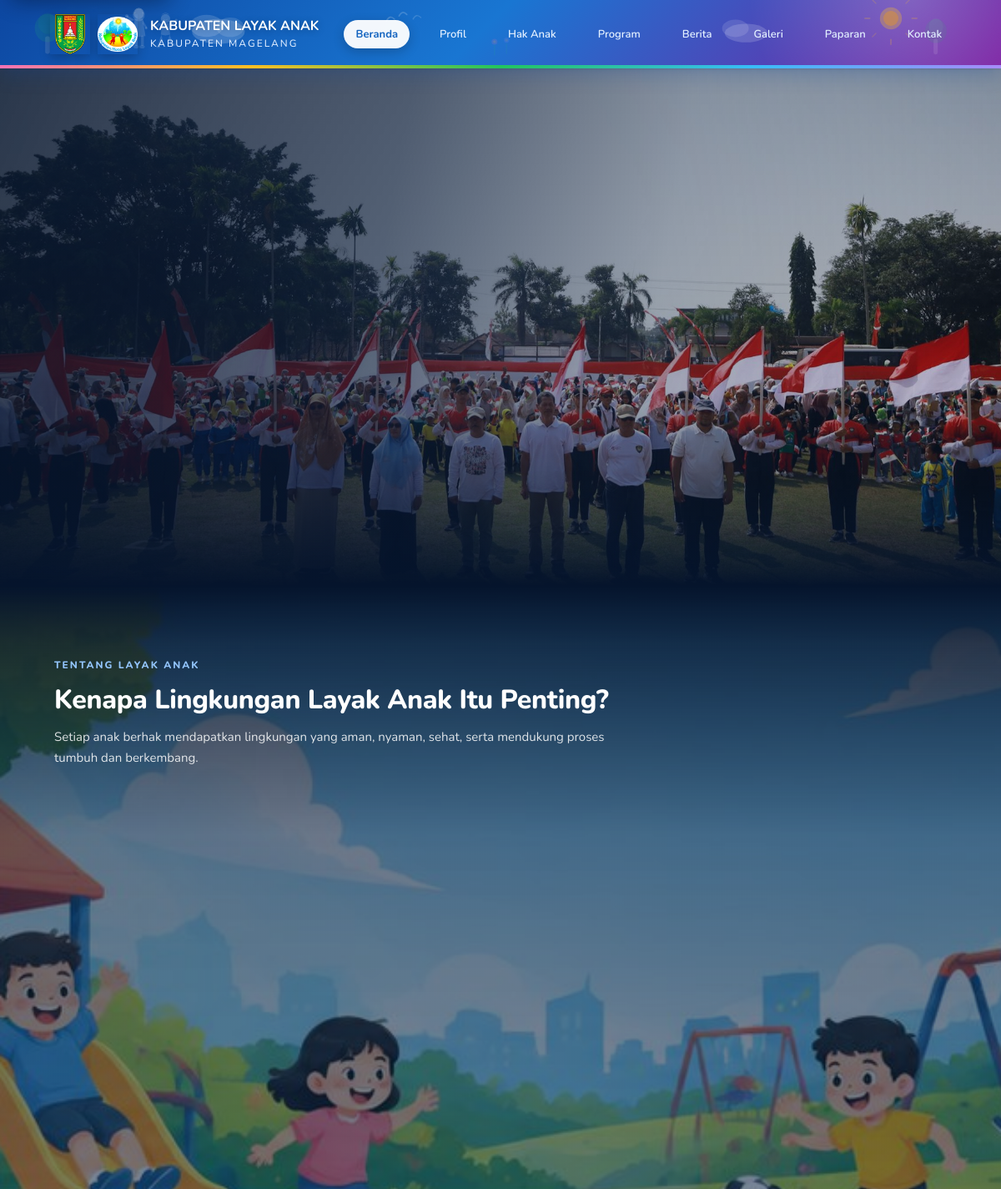
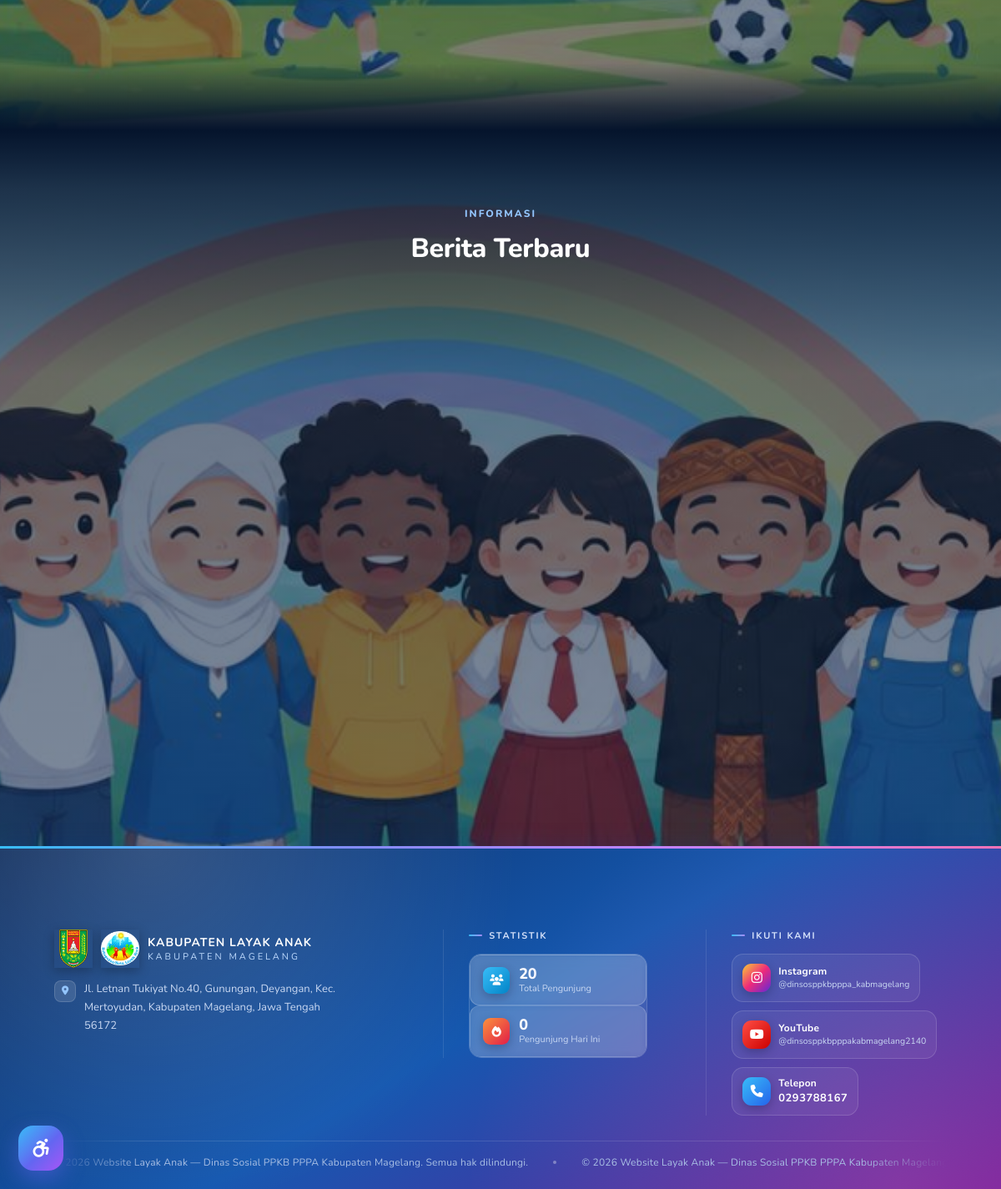
The page / on the database its author committed (2 pictures, top to bottom).
### tables this page shows
CREATE TABLE `tb_beranda` (
  `id` int(11) NOT NULL,
  `bagian` varchar(50) NOT NULL,
  `label` varchar(100) DEFAULT NULL,
  `judul` varchar(255) DEFAULT NULL,
  `deskripsi` text DEFAULT NULL,
  `icon` varchar(100) DEFAULT NULL,
  `link` varchar(255) DEFAULT NULL,
  `urutan` int(11) DEFAULT 0,
  `created_at` timestamp NOT NULL DEFAULT current_timestamp(),
  `updated_at` timestamp NOT NULL DEFAULT current_timestamp() ON UPDATE current_timestamp()
);

### application/core/MY_Controller.php (called while the page is built, shortened)
<?php
class Public_Controller extends CI_Controller {
    protected $data = array();
    public function __construct() {
        $this->load->model('M_pengunjung');
        $this->M_pengunjung->catat($this->input->ip_address());
        $this->data['total_pengunjung']    = $this->M_pengunjung->total();
        $this->data['pengunjung_hari_ini'] = $this->M_pengunjung->hari_ini();
    }
    protected function render($view, $data = array()) {
        $data = array_merge($this->data, $data);
        $this->load->view('templates/public_header', $data);
        $this->load->view($view, $data);
        $this->load->view('templates/public_footer', $data);
    }
}

### application/controllers/Home.php (called while the page is built, shortened)
<?php
class Home extends Public_Controller {
    public function index() {
        $data = array(
            'title' => 'Beranda',
            'berita_terbaru' => $this->M_berita->get_all(3),
            'program_terbaru' => $this->M_program->get_all(3),
            'galeri_terbaru' => $this->M_album->get_all(),
            'beranda_hero' => $this->M_beranda->get_hero(),
            'beranda_why_title' => $this->M_beranda->get_by_bagian('why_title'),
            'beranda_why_cards' => $this->M_beranda->get_why_cards(),
            'beranda_message' => $this->M_beranda->get_message(),
        );
        $data['galeri_terbaru'] = array_slice($data['galeri_terbaru'], 0, 3);
        $this->render('home/index', $data);
    }
}

### index.php (called while the page is built, shortened)
<?php
require_once BASEPATH.'core/CodeIgniter.php';

### application/models/M_berita.php (called while the page is built, shortened)
<?php
class M_berita extends CI_Model {
    public function get_all($limit = NULL, $offset = 0) {
        $this->db->order_by('tanggal','DESC')->order_by('id','DESC');
        if ($limit !== NULL) $this->db->limit($limit, $offset);
        return $this->db->get('tb_berita')->result();
    }
}

### application/models/M_program.php (called while the page is built, shortened)
<?php
class M_program extends CI_Model {
    public function get_all($limit = NULL, $offset = 0) {
        $this->db->order_by('id','DESC');
        if ($limit !== NULL) $this->db->limit($limit, $offset);
        return $this->db->get('tb_program')->result();
    }
}

### application/models/M_album.php (called while the page is built, shortened)
<?php
class M_album extends CI_Model {
    public function get_all() {
        $this->db->select('tb_album.*, (SELECT COUNT(*) FROM tb_galeri WHERE tb_galeri.album_id = tb_album.id) as jumlah_foto');
        $this->db->order_by('id','DESC');
        return $this->db->get('tb_album')->result();
    }
}

### application/models/M_beranda.php (called while the page is built, shortened)
<?php
class M_beranda extends CI_Model {
    public function get_by_bagian($bagian) {
        return $this->db->get_where('tb_beranda', array('bagian'=>$bagian))->row();
    }
    public function get_hero() {
        return $this->db->get_where('tb_beranda', array('bagian'=>'hero'))->row();
    }
}

### application/views/home/index.php (the view, shortened to what this page needs)
<?php defined('BASEPATH') OR exit('No direct script access allowed');
$hero_bg = array(
    'assets/img/hero-bg-1.jpg?v=2',
    'assets/img/hero-bg-2.jpg?v=2',
    'assets/img/hero-bg-3.jpg?v=2',
);
?>
<section class="home-hero">
    <div class="hero-bg-slides" aria-hidden="true">
        <div class="hero-bg-track">
            <?php foreach ($hero_bg as $src): ?>
            <div class="hero-bg-slide" style="background-image:url('<?php echo base_url($src); ?>');"></div>
            <?php endforeach; ?>
        </div>
    </div>
</section>
<section class="why-section">
    <div class="home-container">
        <div class="home-section-heading">
            <p class="home-label"><?php echo !empty($beranda_why_title) ? htmlspecialchars($beranda_why_title->label) : 'TENTANG LAYAK ANAK'; ?></p>
            <h2><?php echo !empty($beranda_why_title) ? htmlspecialchars($beranda_why_title->judul) : 'Kenapa Lingkungan Layak Anak Itu Penting?'; ?></h2>
            <p><?php echo !empty($beranda_why_title) ? htmlspecialchars($beranda_why_title->deskripsi) : 'Setiap anak berhak mendapatkan lingkungan yang aman, nyaman, sehat, serta mendukung proses tumbuh dan berkembang.'; ?></p>
        </div>
        <div class="why-grid">
        </div>
    </div>
</section>
<?php if (!empty($berita_terbaru)): ?>
<section class="program home-news">
    <div class="home-container">
        <div class="home-section-heading center"><p class="home-label">INFORMASI</p><h2>Berita Terbaru</h2></div>
        <div class="program-container">
        </div>
    </div>
</section>
<?php endif; ?>

### assets/css/hero-anim.css (style rules this page uses)
.home-hero { position: relative; }
.hero-bg-slides { position: absolute; inset: 0; overflow: hidden; z-index: 0; }
.hero-bg-track { display: flex; height: 100%; width: 100%; will-change: transform; transform: translate3d(0,0,0); transition: transform .8s cubic-bezier(.65,0,.35,1); }
.hero-bg-slide { flex: 0 0 100%; height: 100%; background-size: cover; background-position: center center; background-repeat: no-repeat; }

### rows shown on the page
tb_beranda: label "TENTANG LAYAK ANAK", judul "Kenapa Lingkungan Layak Anak Itu Penting?", deskripsi "Setiap anak berhak mendapatkan lingkungan yang aman, nyaman, sehat, serta mendukung proses tumbuh dan berkembang."
